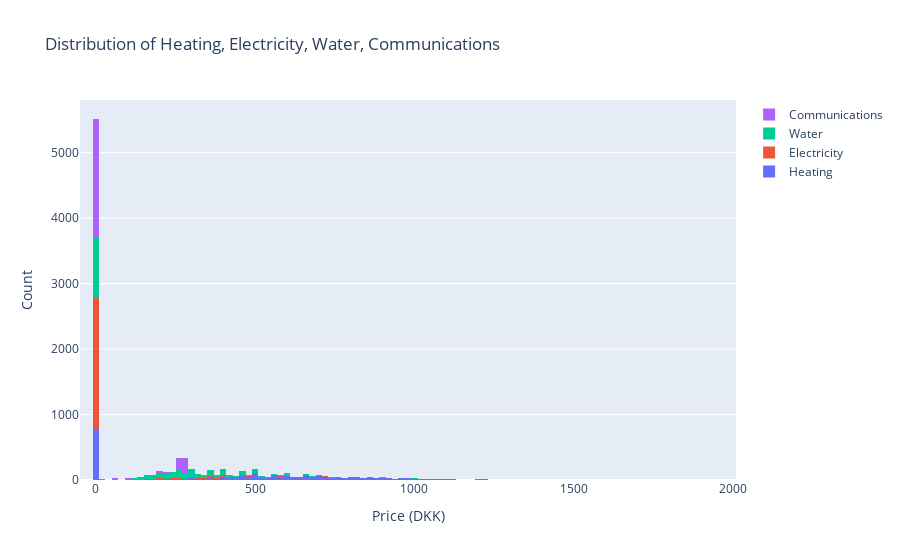

Source (notebook cell):
### Code cell
# plot histogram containing all the four variables
# plot histogram of a single variable
variable_names = [
    "Heating",
    "Electricity",
    "Water",
    "Communications",
]  # Change to 'Electricity', 'Water', or 'Communications'

fig = go.Figure()
for variable in variable_names:
    fig.add_trace(go.Histogram(x=aarhusbolig[variable].values, name=variable))

fig.update_layout(
    title_text=f'Distribution of {", ".join(variable_names)}',
    xaxis_title_text="Price (DKK)",
    yaxis_title_text="Count",
    barmode="stack",
)
fig.show()

### Figure 1 — Plotly figure (JSON) as saved in the notebook; plotly's stock layout.template omitted (floating-point values rounded to 4 significant figures; data arrays with more than 128 entries replaced by an {"elided": "..."} marker saying what was removed)
{"data": [{"name": "Heating", "type": "histogram", "x": {"elided": "2391 float values"}}, {"name": "Electricity", "type": "histogram", "x": {"elided": "2391 float values"}}, {"name": "Water", "type": "histogram", "x": {"elided": "2391 float values"}}, {"name": "Communications", "type": "histogram", "x": {"elided": "2391 float values"}}], "layout": {"barmode": "stack", "title": {"text": "Distribution of Heating, Electricity, Water, Communications"}, "xaxis": {"title": {"text": "Price (DKK)"}}, "yaxis": {"title": {"text": "Count"}}}}
